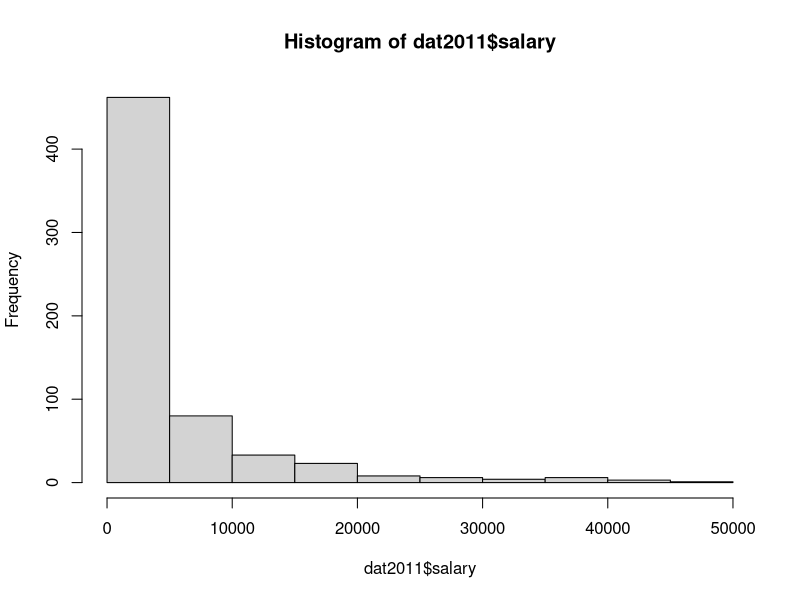

Generate this figure with R:
## ---- chunk 1
rm(list = ls())
library(tidyverse)
dat <- read.csv("BaseballDecade.csv", na.strings = "NA")
dat2011 <- dat %>% filter(Year == "2011年度")
## ---- chunk 2
str(dat2011)
head(dat2011)
## ---- chunk 3
summary(dat2011)
## ---- chunk 4
mean(dat2011$salary)
## ---- chunk 5
# ここに書く
## ---- chunk 6
# ここに書く
## ---- chunk 7
# ここに書く
## ---- chunk 8
# ここに書く
## ---- chunk 9
quantile(dat2011$salary)
## ---- chunk 10
# ここに書く
## ---- chunk 11
hist(dat2011$salary)
## ---- chunk 12
# ここに書く
## ---- chunk 13
dat <- read_csv("BaseballDecade.csv", na = "NA")
## ---- chunk 14
dat %>% select(height, weight)
## ---- chunk 15
# ここに書く
## ---- chunk 16
# ここに書く
## ---- chunk 17
dat %>% select(AtBats, Hit) %>% mutate(BattingAverage = Hit / AtBats)
